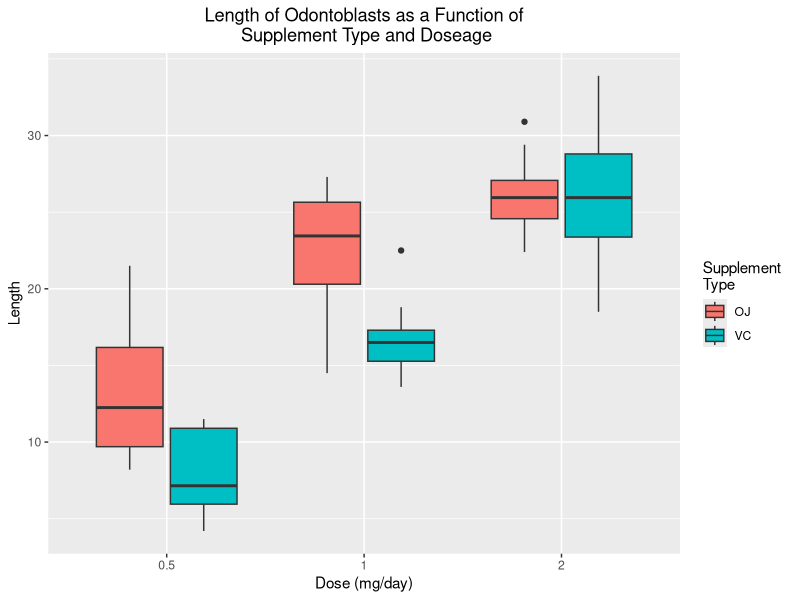

The R script that drew this image:
## ---- chunk 1
knitr::opts_chunk$set(echo=FALSE)
## ---- chunk 2
library(dplyr)
library(ggplot2)
## ---- chunk 3
TGdata<-ToothGrowth
str(TGdata)
## ---- chunk 4
# Need to change dose column into a factor rather than a numeric variable
TGdata$dose<-as.factor(TGdata$dose)

Summary_TGdata<-TGdata %>%
    group_by(supp,dose)%>%
    summarise(MEAN=mean(len),SD=sd(len),MAX=max(len),MIN=min(len),COUNT=n())
Summary_TGdata
## ---- chunk 5
suppcomp<-TGdata %>%
    group_by(supp)%>%
    summarise(MEAN=mean(len),SD=sd(len),MAX=max(len),MIN=min(len))
suppcomp
## ---- chunk 6
box1<-ggplot(TGdata,aes(x=dose,y=len,fill=supp))+
    geom_boxplot(notch=FALSE)+
    labs(title="Length of Odontoblasts as a Function of\n Supplement Type and Doseage",
           x="Dose (mg/day)", y="Length",fill="Supplement \nType")+
    theme(plot.title = element_text(hjust = 0.5))

box1
## ---- chunk 7
t.test(len~supp,data=TGdata,alternative='greater')
## ---- chunk 8
#To test the .5 mg and 1 mg groups
with(TGdata,t.test(len[dose==.5],len[dose==1],alternative='less'))
## ---- chunk 9
#To test the 1 mg and 2 mg groups
with(TGdata,t.test(len[dose==1],len[dose==2],alternative='less'))
